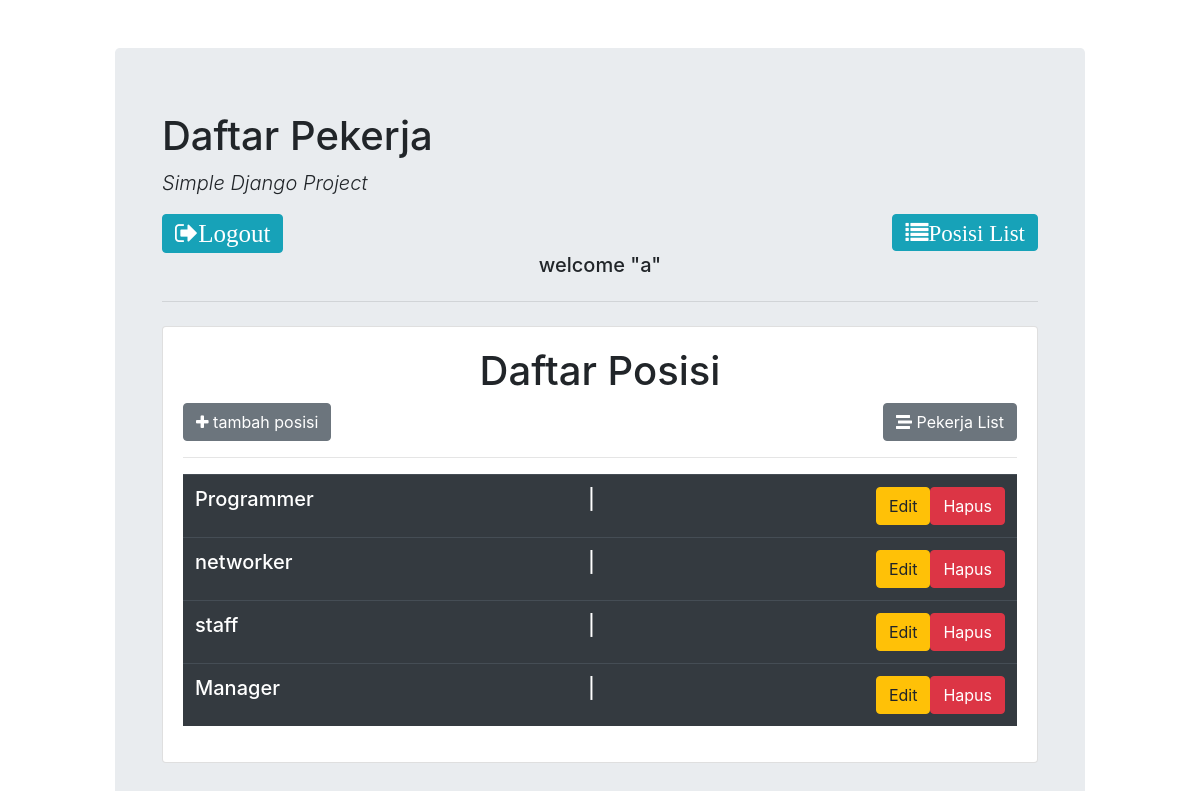
The app's page /pekerja/posisi_list/ (signed in) with its own data.
### src/models.py (models this page shows, shortened)
class Posisi(models.Model):
    title = models.CharField(max_length=50, null= False, blank= False)

### src/views.py (the view)
@login_required
def posisi_list (request):
    context = {'posisi_list': Posisi.objects.all()}
    return render (request,'daftar_pegawai/posisilist.html', context)

### src/templates/daftar_pegawai/posisilist.html
{% extends 'daftar_pegawai/base.html' %}
{% block content%}
    <div class="card">
        <div class="card-body">
            <h1 style="text-align: center;">Daftar Posisi</h1>
            <a href="{% url 'tambah_posisi' %}" class="btn btn-secondary"><i class="fa fa-plus"></i> tambah posisi</a>
            <a href="{% url 'pekerja_list' %}" class="btn btn-secondary float-right">
                <i class="fas fa-stream"></i> Pekerja List
           </a>
            <hr>
            <h5>
                <table class="table table-hover table-dark">
                     <tbody>
                        {% for posisi in posisi_list %}
                        <tr>
                        <td>{{posisi.title}} </td>
                        <td>
                            <a href="{% url 'hapus_posisi' posisi.id %}" onclick="return confirm ('hapus posisi ?')"  class="btn btn-danger float-right">Hapus</a>
                            |
                            <a href="{% url 'edit' posisi.id %}"class="btn btn-warning float-right" onclick= "return confirm('edit posisi ?')" >Edit</a>
                        </td>
                        </tr>
                        {% endfor %}
                    </tbody>
                </table>
            </h5>
        </div>
      </div>
{% endblock content%}

### src/templates/daftar_pegawai/base.html (shortened to what this page needs)
<!DOCTYPE html>
<html lang="en">
<head>
    <link rel="stylesheet" href="https://stackpath.bootstrapcdn.com/bootstrap/4.3.1/css/bootstrap.min.css"
>
    <link rel="stylesheet" href="https://cdnjs.cloudflare.com/ajax/libs/font-awesome/5.11.2/css/all.min.css">
    <link rel="stylesheet" href="https://cdnjs.cloudflare.com/ajax/libs/font-awesome/4.7.0/css/font-awesome.min.css">
</head>
<body>
        <div class="col-md-10 offset-md-1 mt-5">
            <div class="jumbotron">
                <div class="container">
                <h1 class="display-7">Daftar Pekerja</h1>
                <p class="lead font-italic">Simple Django Project</p>
                <a href="{% url 'logout' %}"><i class="btn btn-info fa fa-sign-out" style="font-size:25px">Logout</i></a>
                <a href="{% url 'posisi_list'%}"><i class="btn btn-info float-md-right fa fa-list" style="font-size: 23px;">Posisi List</i></a>
                <h5 style="text-align: center; font-style: underline;">welcome "{{user.username}}"</h5>
                <hr class="my-4">
                {% block content %}
                {% endblock content %}
                </div>
            </div>
        </div>
</body>
</html>

### records on screen
Posisi: title "Programmer"
Posisi: title "networker"
Posisi: title "staff"
Posisi: title "Manager"

### other values on screen
{{ user.username }} "a"
